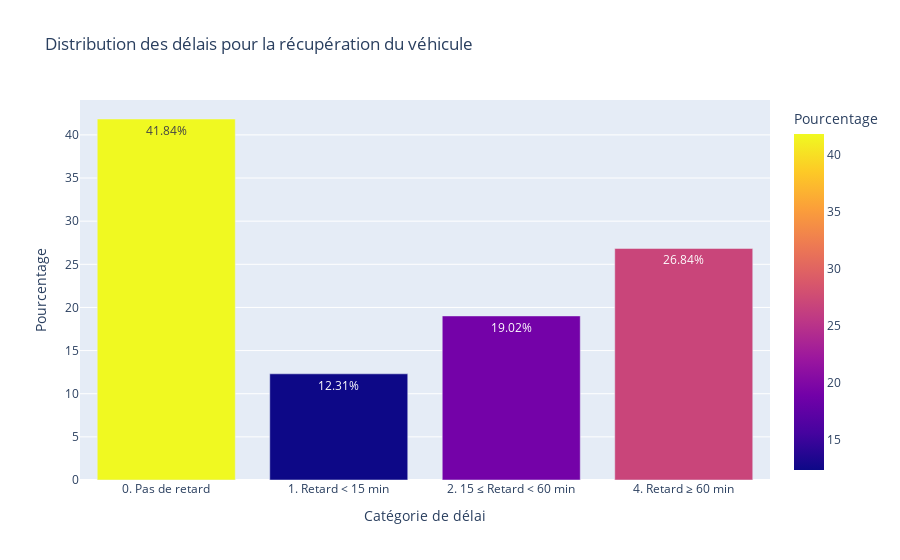

Here is the notebook cell this chart was saved with:
### Markdown cell above
**Observation:**

Nous pouvons observer qu'il y a plus de retards avec l'utilisation de l'enregistrement "mobile", c'est à dire en direct.

### Code cell
def group_by_delay(x):
    if x < 0 :
        y = '0. Pas de retard'
    elif x < 15 : 
        y = '1. Retard < 15 min'
    elif x < 60 :
        y = '2. 15 ≤ Retard < 60 min'
    elif x >= 60 :
        y = '4. Retard ≥ 60 min'
    return y

dataset['delay'] = dataset['delay_at_checkout_in_minutes'].dropna().apply(lambda x: group_by_delay(x))

# Calculer le nombre total de valeurs avec un delay
total_counts = dataset[dataset['delay'].notna()]['delay'].count()

delay_counts = dataset[dataset['delay'].notna()].groupby(['delay']).size().reset_index(name='count')


# # Calculer le pourcentage de chaque catégorie de délai par state
delay_counts['percentage'] = (delay_counts['count'] / total_counts) * 100

# # Créer le graphique à barres côte à côte
fig = px.bar(
    delay_counts,
    x='delay',
    y='percentage',
    color='percentage',
    barmode='group',
    title='Distribution des délais pour la récupération du véhicule',
    labels={'delay': 'Catégorie de délai', 'percentage': 'Pourcentage', 'checkin_type': 'Type enregistrement'}
)

fig.update_traces(texttemplate='%{y:.2f}%', textposition='inside')

# Afficher le plot
fig.show()

### Figure 1 — Plotly figure (JSON) as saved in the notebook; plotly's stock layout.template omitted (floating-point values rounded to 4 significant figures)
{"data": [{"alignmentgroup": "True", "hovertemplate": "Catégorie de délai=%{x}<br>Pourcentage=%{marker.color}<extra></extra>", "legendgroup": "", "marker": {"color": [41.84, 12.31, 19.02, 26.84], "coloraxis": "coloraxis", "pattern": {"shape": ""}}, "name": "", "offsetgroup": "", "orientation": "v", "showlegend": false, "textposition": "inside", "texttemplate": "%{y:.2f}%", "type": "bar", "x": ["0. Pas de retard", "1. Retard < 15 min", "2. 15 ≤ Retard < 60 min", "4. Retard ≥ 60 min"], "xaxis": "x", "y": [41.84, 12.31, 19.02, 26.84], "yaxis": "y"}], "layout": {"barmode": "group", "coloraxis": {"colorbar": {"title": {"text": "Pourcentage"}}, "colorscale": [[0, "#0d0887"], [0.1111, "#46039f"], [0.2222, "#7201a8"], [0.3333, "#9c179e"], [0.4444, "#bd3786"], [0.5556, "#d8576b"], [0.6667, "#ed7953"], [0.7778, "#fb9f3a"], [0.8889, "#fdca26"], [1, "#f0f921"]]}, "legend": {"tracegroupgap": 0}, "title": {"text": "Distribution des délais pour la récupération du véhicule"}, "xaxis": {"anchor": "y", "domain": [0, 1], "title": {"text": "Catégorie de délai"}}, "yaxis": {"anchor": "x", "domain": [0, 1], "title": {"text": "Pourcentage"}}}}
